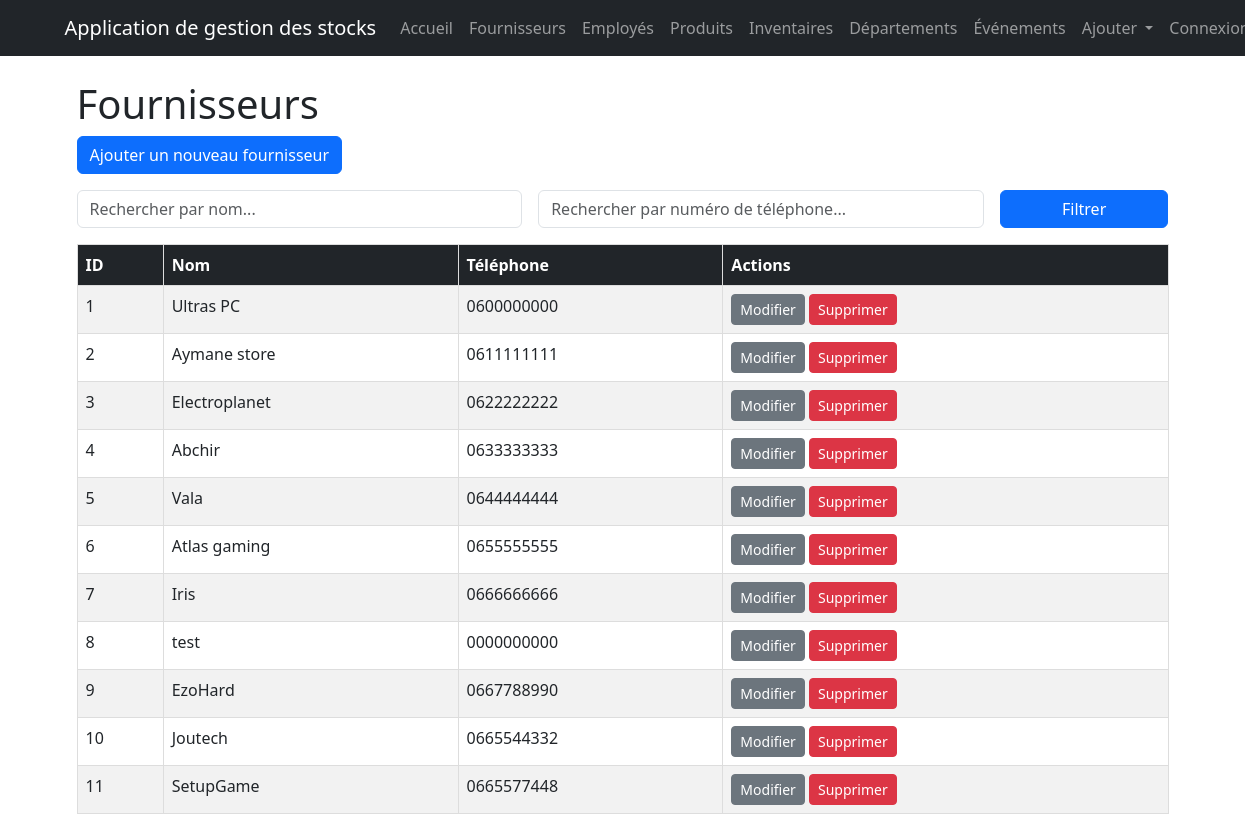
Page /fournisseurs/ on the committed database.
### BeyondComV2/models.py (models this page shows, shortened)
class Fournisseur(models.Model):
    fournisseur_id = models.AutoField(primary_key=True)
    fournisseur_name = models.CharField(max_length=100)
    tel = models.CharField(max_length=20)

### BeyondComV2/views.py (the view)
# urls.py: path('fournisseurs/', fournisseur_list, name='fournisseur_list'),
def fournisseur_list(request):
    fournisseurs = Fournisseur.objects.all()
    nom_query = request.GET.get('nom')
    tel_query = request.GET.get('tel')
    if nom_query:
        fournisseurs = fournisseurs.filter(fournisseur_name__icontains=nom_query)
    if tel_query:
        fournisseurs = fournisseurs.filter(tel__icontains=tel_query)
    return render(request, 'BeyondComV2/fournisseur_list.html', {'fournisseurs': fournisseurs})

### BeyondComV2/models.py (called while the page is built)
    def handle_event_pre_date(self):
        try:
            with transaction.atomic():
                products_to_update = self.list_of_products.filter(etat_InOut='IN')
                if products_to_update.exists():
                    for inventaire in products_to_update:
                        inventaire.etat_InOut = 'OUT'
                        inventaire.save()
                    print(f"Products moved OUT for event: {self.event_name}")
                return True
        except Exception as e:
            print(f"Error in handle_event_pre_date: {str(e)}")
            return False

    def handle_event_post_date(self):
        try:
            with transaction.atomic():
                products_to_update = self.list_of_products.filter(etat_InOut='OUT')
                if products_to_update.exists():
                    for inventaire in products_to_update:
                        inventaire.etat_InOut = 'IN'
                        inventaire.save()
                    print(f"Products moved IN for event: {self.event_name}")
                return True
        except Exception as e:
            print(f"Error in handle_event_post_date: {str(e)}")
            return False

    def save(self, *args, **kwargs):
        is_new = self.pk is None
        super().save(*args, **kwargs)
        if is_new:
            current_time = timezone.now()
            if current_time >= self.event_pre_date:
                self.handle_event_pre_date()
            if current_time >= self.event_post_date:
                self.handle_event_post_date()

### BeyondComV2/templates/BeyondComV2/fournisseur_list.html (shortened to what this page needs)
{% extends 'BeyondComV2/base.html' %}
{% block content %}
<div class="container">
    <h1>Fournisseurs</h1>
    <a class="btn btn-primary mb-3" href="{% url 'fournisseur_create' %}">Ajouter un nouveau fournisseur</a>
    <div class="mb-3">
        <form method="get" class="row g-3">
            <div class="col-md-5">
                <input type="text" name="nom" class="form-control" placeholder="Rechercher par nom...">
            </div>
            <div class="col-md-5">
                <input type="text" name="tel" class="form-control" placeholder="Rechercher par numéro de téléphone...">
            </div>
            <div class="col-md-2">
                <button type="submit" class="btn btn-primary w-100">Filtrer</button>
            </div>
        </form>
    </div>
    <table class="table table-striped">
        <thead class="table-dark">
            <tr>
                <th>ID</th>
                <th>Nom</th>
                <th>Téléphone</th>
                <th>Actions</th>
            </tr>
        </thead>
        <tbody>
            {% for fournisseur in fournisseurs %}
            <tr>
                <td>{{ fournisseur.fournisseur_id }}</td>
                <td>{{ fournisseur.fournisseur_name }}</td>
                <td>{{ fournisseur.tel }}</td>
                <td>
                    <a class="btn btn-secondary btn-sm" href="{% url 'fournisseur_update' fournisseur.pk %}">Modifier</a>
                    <a class="btn btn-danger btn-sm" href="{% url 'fournisseur_delete' fournisseur.pk %}">Supprimer</a>
                </td>
            </tr>
            {% endfor %}
        </tbody>
    </table>
</div>
{% endblock %}

### BeyondComV2/templates/BeyondComV2/base.html (style rules this page uses)
table { width: 100%; border-collapse: collapse; }
th, td { border: 1px solid #ddd; padding: 8px; text-align: left; }
th { background-color: #f2f2f2; }

### rows in the picture
Fournisseur: fournisseur_id "1", fournisseur_name "Ultras PC", tel "0600000000"
Fournisseur: fournisseur_id "2", fournisseur_name "Aymane store", tel "0611111111"
Fournisseur: fournisseur_id "3", fournisseur_name "Electroplanet", tel "0622222222"
Fournisseur: fournisseur_id "4", fournisseur_name "Abchir", tel "0633333333"
Fournisseur: fournisseur_id "5", fournisseur_name "Vala", tel "0644444444"
Fournisseur: fournisseur_id "6", fournisseur_name "Atlas gaming", tel "0655555555"
Fournisseur: fournisseur_id "7", fournisseur_name "Iris", tel "0666666666"
Fournisseur: fournisseur_id "8", fournisseur_name "test", tel "0000000000"
Fournisseur: fournisseur_id "9", fournisseur_name "EzoHard", tel "0667788990"
Fournisseur: fournisseur_id "10", fournisseur_name "Joutech", tel "0665544332"
Fournisseur: fournisseur_id "11", fournisseur_name "SetupGame", tel "0665577448"
